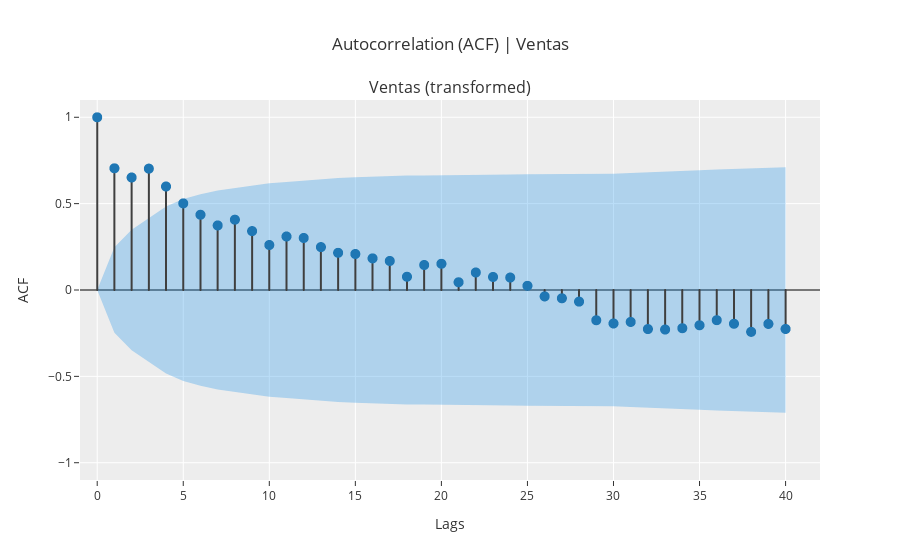

The cell this chart's notebook holds for it:
### Code cell
s.plot_model(plot= "acf")

### Figure 1 — Plotly figure (JSON) as saved in the notebook; plotly's stock layout.template omitted (floating-point values rounded to 4 significant figures)
{"data": [{"line": {"color": "#3f3f3f"}, "marker": {"size": 10}, "mode": "lines", "name": "ACF", "showlegend": false, "type": "scattergl", "x": [0, 0], "xaxis": "x", "y": [0, 1], "yaxis": "y"}, {"line": {"color": "#3f3f3f"}, "marker": {"size": 10}, "mode": "lines", "name": "ACF", "showlegend": false, "type": "scattergl", "x": [1, 1], "xaxis": "x", "y": [0, 0.7047], "yaxis": "y"}, {"line": {"color": "#3f3f3f"}, "marker": {"size": 10}, "mode": "lines", "name": "ACF", "showlegend": false, "type": "scattergl", "x": [2, 2], "xaxis": "x", "y": [0, 0.6513], "yaxis": "y"}, {"line": {"color": "#3f3f3f"}, "marker": {"size": 10}, "mode": "lines", "name": "ACF", "showlegend": false, "type": "scattergl", "x": [3, 3], "xaxis": "x", "y": [0, 0.7026], "yaxis": "y"}, {"line": {"color": "#3f3f3f"}, "marker": {"size": 10}, "mode": "lines", "name": "ACF", "showlegend": false, "type": "scattergl", "x": [4, 4], "xaxis": "x", "y": [0, 0.5992], "yaxis": "y"}, {"line": {"color": "#3f3f3f"}, "marker": {"size": 10}, "mode": "lines", "name": "ACF", "showlegend": false, "type": "scattergl", "x": [5, 5], "xaxis": "x", "y": [0, 0.5016], "yaxis": "y"}, {"line": {"color": "#3f3f3f"}, "marker": {"size": 10}, "mode": "lines", "name": "ACF", "showlegend": false, "type": "scattergl", "x": [6, 6], "xaxis": "x", "y": [0, 0.4357], "yaxis": "y"}, {"line": {"color": "#3f3f3f"}, "marker": {"size": 10}, "mode": "lines", "name": "ACF", "showlegend": false, "type": "scattergl", "x": [7, 7], "xaxis": "x", "y": [0, 0.3738], "yaxis": "y"}, {"line": {"color": "#3f3f3f"}, "marker": {"size": 10}, "mode": "lines", "name": "ACF", "showlegend": false, "type": "scattergl", "x": [8, 8], "xaxis": "x", "y": [0, 0.407], "yaxis": "y"}, {"line": {"color": "#3f3f3f"}, "marker": {"size": 10}, "mode": "lines", "name": "ACF", "showlegend": false, "type": "scattergl", "x": [9, 9], "xaxis": "x", "y": [0, 0.341], "yaxis": "y"}, {"line": {"color": "#3f3f3f"}, "marker": {"size": 10}, "mode": "lines", "name": "ACF", "showlegend": false, "type": "scattergl", "x": [10, 10], "xaxis": "x", "y": [0, 0.2605], "yaxis": "y"}, {"line": {"color": "#3f3f3f"}, "marker": {"size": 10}, "mode": "lines", "name": "ACF", "showlegend": false, "type": "scattergl", "x": [11, 11], "xaxis": "x", "y": [0, 0.3097], "yaxis": "y"}, {"line": {"color": "#3f3f3f"}, "marker": {"size": 10}, "mode": "lines", "name": "ACF", "showlegend": false, "type": "scattergl", "x": [12, 12], "xaxis": "x", "y": [0, 0.3013], "yaxis": "y"}, {"line": {"color": "#3f3f3f"}, "marker": {"size": 10}, "mode": "lines", "name": "ACF", "showlegend": false, "type": "scattergl", "x": [13, 13], "xaxis": "x", "y": [0, 0.2484], "yaxis": "y"}, {"line": {"color": "#3f3f3f"}, "marker": {"size": 10}, "mode": "lines", "name": "ACF", "showlegend": false, "type": "scattergl", "x": [14, 14], "xaxis": "x", "y": [0, 0.2152], "yaxis": "y"}, {"line": {"color": "#3f3f3f"}, "marker": {"size": 10}, "mode": "lines", "name": "ACF", "showlegend": false, "type": "scattergl", "x": [15, 15], "xaxis": "x", "y": [0, 0.2084], "yaxis": "y"}, {"line": {"color": "#3f3f3f"}, "marker": {"size": 10}, "mode": "lines", "name": "ACF", "showlegend": false, "type": "scattergl", "x": [16, 16], "xaxis": "x", "y": [0, 0.1831], "yaxis": "y"}, {"line": {"color": "#3f3f3f"}, "marker": {"size": 10}, "mode": "lines", "name": "ACF", "showlegend": false, "type": "scattergl", "x": [17, 17], "xaxis": "x", "y": [0, 0.1681], "yaxis": "y"}, {"line": {"color": "#3f3f3f"}, "marker": {"size": 10}, "mode": "lines", "name": "ACF", "showlegend": false, "type": "scattergl", "x": [18, 18], "xaxis": "x", "y": [0, 0.07678], "yaxis": "y"}, {"line": {"color": "#3f3f3f"}, "marker": {"size": 10}, "mode": "lines", "name": "ACF", "showlegend": false, "type": "scattergl", "x": [19, 19], "xaxis": "x", "y": [0, 0.1448], "yaxis": "y"}, {"line": {"color": "#3f3f3f"}, "marker": {"size": 10}, "mode": "lines", "name": "ACF", "showlegend": false, "type": "scattergl", "x": [20, 20], "xaxis": "x", "y": [0, 0.1517], "yaxis": "y"}, {"line": {"color": "#3f3f3f"}, "marker": {"size": 10}, "mode": "lines", "name": "ACF", "showlegend": false, "type": "scattergl", "x": [21, 21], "xaxis": "x", "y": [0, 0.04496], "yaxis": "y"}, {"line": {"color": "#3f3f3f"}, "marker": {"size": 10}, "mode": "lines", "name": "ACF", "showlegend": false, "type": "scattergl", "x": [22, 22], "xaxis": "x", "y": [0, 0.1013], "yaxis": "y"}, {"line": {"color": "#3f3f3f"}, "marker": {"size": 10}, "mode": "lines", "name": "ACF", "showlegend": false, "type": "scattergl", "x": [23, 23], "xaxis": "x", "y": [0, 0.0754], "yaxis": "y"}, {"line": {"color": "#3f3f3f"}, "marker": {"size": 10}, "mode": "lines", "name": "ACF", "showlegend": false, "type": "scattergl", "x": [24, 24], "xaxis": "x", "y": [0, 0.07199], "yaxis": "y"}, {"line": {"color": "#3f3f3f"}, "marker": {"size": 10}, "mode": "lines", "name": "ACF", "showlegend": false, "type": "scattergl", "x": [25, 25], "xaxis": "x", "y": [0, 0.02433], "yaxis": "y"}, {"line": {"color": "#3f3f3f"}, "marker": {"size": 10}, "mode": "lines", "name": "ACF", "showlegend": false, "type": "scattergl", "x": [26, 26], "xaxis": "x", "y": [0, -0.03702], "yaxis": "y"}, {"line": {"color": "#3f3f3f"}, "marker": {"size": 10}, "mode": "lines", "name": "ACF", "showlegend": false, "type": "scattergl", "x": [27, 27], "xaxis": "x", "y": [0, -0.0479], "yaxis": "y"}, {"line": {"color": "#3f3f3f"}, "marker": {"size": 10}, "mode": "lines", "name": "ACF", "showlegend": false, "type": "scattergl", "x": [28, 28], "xaxis": "x", "y": [0, -0.06727], "yaxis": "y"}, {"line": {"color": "#3f3f3f"}, "marker": {"size": 10}, "mode": "lines", "name": "ACF", "showlegend": false, "type": "scattergl", "x": [29, 29], "xaxis": "x", "y": [0, -0.1751], "yaxis": "y"}, {"line": {"color": "#3f3f3f"}, "marker": {"size": 10}, "mode": "lines", "name": "ACF", "showlegend": false, "type": "scattergl", "x": [30, 30], "xaxis": "x", "y": [0, -0.1937], "yaxis": "y"}, {"line": {"color": "#3f3f3f"}, "marker": {"size": 10}, "mode": "lines", "name": "ACF", "showlegend": false, "type": "scattergl", "x": [31, 31], "xaxis": "x", "y": [0, -0.185], "yaxis": "y"}, {"line": {"color": "#3f3f3f"}, "marker": {"size": 10}, "mode": "lines", "name": "ACF", "showlegend": false, "type": "scattergl", "x": [32, 32], "xaxis": "x", "y": [0, -0.2262], "yaxis": "y"}, {"line": {"color": "#3f3f3f"}, "marker": {"size": 10}, "mode": "lines", "name": "ACF", "showlegend": false, "type": "scattergl", "x": [33, 33], "xaxis": "x", "y": [0, -0.2289], "yaxis": "y"}, {"line": {"color": "#3f3f3f"}, "marker": {"size": 10}, "mode": "lines", "name": "ACF", "showlegend": false, "type": "scattergl", "x": [34, 34], "xaxis": "x", "y": [0, -0.2213], "yaxis": "y"}, {"line": {"color": "#3f3f3f"}, "marker": {"size": 10}, "mode": "lines", "name": "ACF", "showlegend": false, "type": "scattergl", "x": [35, 35], "xaxis": "x", "y": [0, -0.2042], "yaxis": "y"}, {"line": {"color": "#3f3f3f"}, "marker": {"size": 10}, "mode": "lines", "name": "ACF", "showlegend": false, "type": "scattergl", "x": [36, 36], "xaxis": "x", "y": [0, -0.1747], "yaxis": "y"}, {"line": {"color": "#3f3f3f"}, "marker": {"size": 10}, "mode": "lines", "name": "ACF", "showlegend": false, "type": "scattergl", "x": [37, 37], "xaxis": "x", "y": [0, -0.1956], "yaxis": "y"}, {"line": {"color": "#3f3f3f"}, "marker": {"size": 10}, "mode": "lines", "name": "ACF", "showlegend": false, "type": "scattergl", "x": [38, 38], "xaxis": "x", "y": [0, -0.2422], "yaxis": "y"}, {"line": {"color": "#3f3f3f"}, "marker": {"size": 10}, "mode": "lines", "name": "ACF", "showlegend": false, "type": "scattergl", "x": [39, 39], "xaxis": "x", "y": [0, -0.1962], "yaxis": "y"}, {"line": {"color": "#3f3f3f"}, "marker": {"size": 10}, "mode": "lines", "name": "ACF", "showlegend": false, "type": "scattergl", "x": [40, 40], "xaxis": "x", "y": [0, -0.2256], "yaxis": "y"}, {"marker": {"color": "#1f77b4", "size": 10}, "mode": "markers", "name": "ACF", "showlegend": false, "type": "scattergl", "x": [0, 1, 2, 3, 4, 5, 6, 7, 8, 9, 10, 11, 12, 13, 14, 15, 16, 17, 18, 19, 20, 21, 22, 23, 24, 25, 26, 27, 28, 29, 30, 31, 32, 33, 34, 35, 36, 37, 38, 39, 40], "xaxis": "x", "y": [1, 0.7047, 0.6513, 0.7026, 0.5992, 0.5016, 0.4357, 0.3738, 0.407, 0.341, 0.2605, 0.3097, 0.3013, 0.2484, 0.2152, 0.2084, 0.1831, 0.1681, 0.07678, 0.1448, 0.1517, 0.04496, 0.1013, 0.0754, 0.07199, 0.02433, -0.03702, -0.0479, -0.06727, -0.1751, -0.1937, -0.185, -0.2262, -0.2289, -0.2213, -0.2042, -0.1747, -0.1956, -0.2422, -0.1962, -0.2256], "yaxis": "y"}, {"line": {"color": "rgba(255,255,255,0)"}, "marker": {"size": 10}, "mode": "lines", "name": "UC", "showlegend": false, "type": "scatter", "x": [0, 1, 2, 3, 4, 5, 6, 7, 8, 9, 10, 11, 12, 13, 14, 15, 16, 17, 18, 19, 20, 21, 22, 23, 24, 25, 26, 27, 28, 29, 30, 31, 32, 33, 34, 35, 36, 37, 38, 39, 40], "xaxis": "x", "y": [0, 0.2469, 0.3486, 0.4163, 0.4832, 0.5266, 0.5549, 0.5754, 0.59, 0.6069, 0.6185, 0.6251, 0.6344, 0.6431, 0.6489, 0.6532, 0.6573, 0.6604, 0.663, 0.6635, 0.6655, 0.6676, 0.6678, 0.6687, 0.6692, 0.6697, 0.6697, 0.6699, 0.6701, 0.6705, 0.6733, 0.6767, 0.6797, 0.6843, 0.689, 0.6933, 0.6969, 0.6996, 0.7029, 0.708, 0.7113], "yaxis": "y"}, {"fill": "tonexty", "fillcolor": "rgba(32, 146, 230,0.3)", "line": {"color": "rgba(255,255,255,0)"}, "marker": {"size": 10}, "mode": "lines", "name": "LC", "showlegend": false, "type": "scatter", "x": [0, 1, 2, 3, 4, 5, 6, 7, 8, 9, 10, 11, 12, 13, 14, 15, 16, 17, 18, 19, 20, 21, 22, 23, 24, 25, 26, 27, 28, 29, 30, 31, 32, 33, 34, 35, 36, 37, 38, 39, 40], "xaxis": "x", "y": [0, -0.2469, -0.3486, -0.4163, -0.4832, -0.5266, -0.5549, -0.5754, -0.59, -0.6069, -0.6185, -0.6251, -0.6344, -0.6431, -0.6489, -0.6532, -0.6573, -0.6604, -0.663, -0.6635, -0.6655, -0.6676, -0.6678, -0.6687, -0.6692, -0.6697, -0.6697, -0.6699, -0.6701, -0.6705, -0.6733, -0.6767, -0.6797, -0.6843, -0.689, -0.6933, -0.6969, -0.6996, -0.7029, -0.708, -0.7113], "yaxis": "y"}], "layout": {"annotations": [{"font": {"size": 16}, "showarrow": false, "text": "Ventas (transformed)", "x": 0.5, "xanchor": "center", "xref": "paper", "y": 1, "yanchor": "bottom", "yref": "paper"}], "showlegend": false, "title": {"text": "Autocorrelation (ACF) | Ventas"}, "xaxis": {"anchor": "y", "domain": [0, 1], "range": [-1, 42], "title": {"text": "Lags"}}, "yaxis": {"anchor": "x", "domain": [0, 1], "range": [-1.1, 1.1], "title": {"text": "ACF"}, "zerolinecolor": "#000000"}}}
